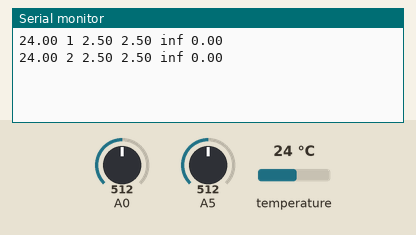
Bench run of a sketch on a simulated Arduino Uno, built with avr-gcc and run on an emulated ATmega328P. On the bench: the last lines printed to the serial monitor. Inputs (shaded band) come from the test bench; at power-on: A0 = 512, A5 = 512, temperature 24 °C.

Above: at 2.2 s.
2.3 s: A0 set to 716
At 3.8 s:
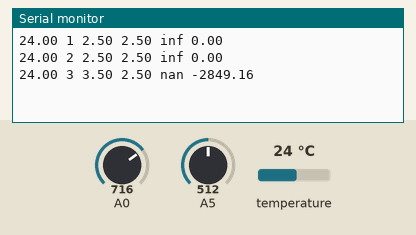
5.5 s: A5 set to 900
At 6.8 s:
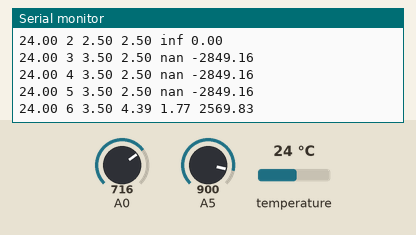
8.5 s: A0 set to 0
At 9.3 s:
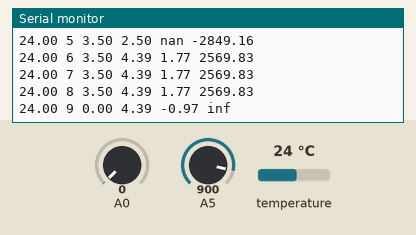
11.5 s: A5 set to 0
At 12.7 s:
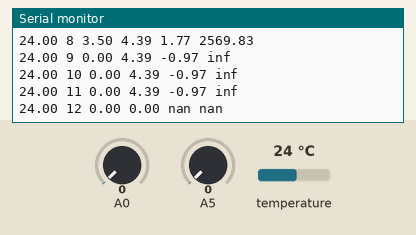
14.4 s: temperature set to 12 °C
At 15.7 s:
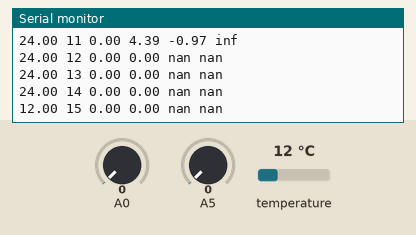
15.9 s: temperature set to 19 °C
At 16.6 s:
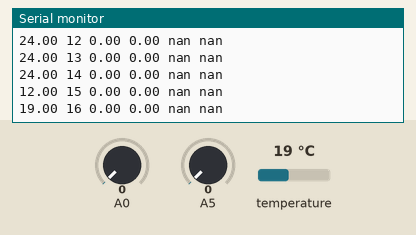
Timing chart, 0 to 18.9 s (numbered marks = the images above; inputs shaded):
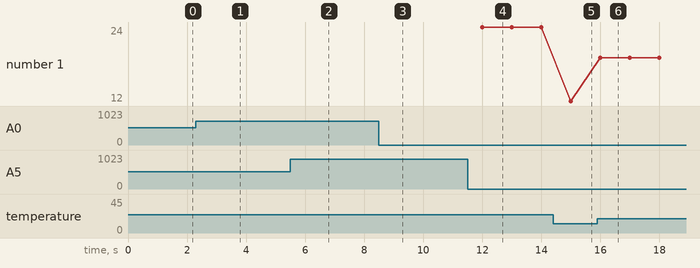

Measured:
- after the input at 2.3 s, the serial monitor: prints a new line after 0.71 s (image 1)
- after the input at 5.5 s, the serial monitor: prints a new line after 0.51 s (image 2)
- after the input at 8.5 s, the serial monitor: prints a new line after 0.51 s (image 3)
- after the input at 11.5 s, the serial monitor: prints a new line after 0.50 s (image 4)
- after the input at 14.4 s, the serial monitor: prints a new line after 0.59 s (image 5)
- after the input at 15.9 s, the serial monitor: prints a new line after 0.09 s (image 6)

The sketch:

RSR0_Measure.ino
```cpp
#include <OneWire.h>

int RL = 10000; //Rezistor used asvoltage divider
float RS;
int Ro = 12000;
float VRL1 = 0;
float VRL2 = 0;
float VRL3 = 0;
float VRL = 0;
float VC = 0;
int czas = 0;

//Fromula for Trimetyl amine: 10*0.04x^-0.9
//1 ppm for 0,39 RS/R0 ratio
//taking for account RS/Ro y = x^-0.8 -1

int16_t dallas(int x,byte start){
    OneWire ds(x);
    byte i;
    byte data[2];
    int16_t result;
    do{
        ds.reset();
        ds.write(0xCC);
        ds.write(0xBE);
        for (int i = 0; i < 2; i++) data[i] = ds.read();
        result=(data[1]<<8) |data[0];
        result >>= 2; if (data[1]&128) result |=61440;
        if (data[0]&8) ++result;
        ds.reset();
        ds.write(0xCC);
        ds.write(0x44, 1);
        if (start) delay(1000);
    } while (start--);
    return result;
}

void setup() {
  dallas(10,1);
  Serial.begin(9600);
}

void loop() {
    float currentTemp = dallas(10,0)/4.0;
    float PomiarTemp = ((0.001*pow(currentTemp, 1.95))/0.7 * (-((0.006*currentTemp)+0.1))+1.1);

    Serial.print(currentTemp);
    Serial.print(" ");
    czas += 1;
    VRL1 = (analogRead(A0) / 1024.0) * 5.0;
    delay(30);
    VRL2 = (analogRead(A0) / 1024.0) * 5.0;
    delay(30);
    VRL3 = (analogRead(A0) / 1024.0) * 5.0;
    VC = (analogRead(A5) / 1024.0) * 5.0;
    VRL = (VRL1 + VRL2 + VRL3) / 3.0;

    RS = (VC/VRL -1) * RL;
    float Trimetyloamina = (pow(RS/Ro, -0.7) - 1.04)*PomiarTemp;

    Serial.print(czas);
    Serial.print(" ");
    Serial.print(VRL);
    Serial.print(" ");
    Serial.print(VC);
    Serial.print(" ");
    Serial.print(Trimetyloamina);
    Serial.print(" ");
    Serial.println(RS);
    delay(930);
}
```
